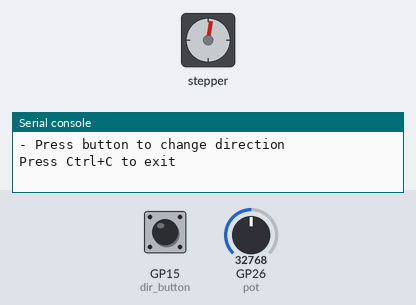
Bench run of a program on a simulated Raspberry Pi Pico running MicroPython. Parts: stepper motor, the last lines printed to the serial console. Inputs (shaded band) come from the test bench; at power-on: GP26 (pot) = 32768, GP15 (dir_button) LOW (analog values on the 0–65535 scale). The stepper is drawn at 2048 steps a turn.

Above: at 1.27 s.
1.3 s: GP26 (pot) set to 7864
At 2.1 s:
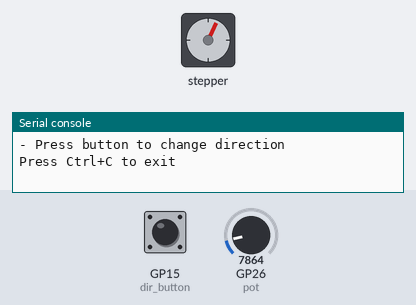
4.3 s: GP15 (dir_button) pulled HIGH for 0.15 s
At 4.41 s:
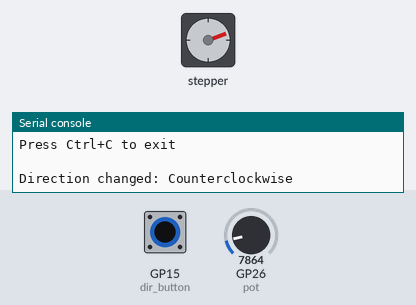
7.4 s: GP26 (pot) set to 0
At 8.12 s:
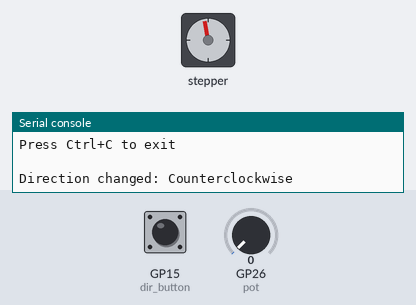
10.4 s: GP15 (dir_button) pulled HIGH for 1 s
At 10.55 s:
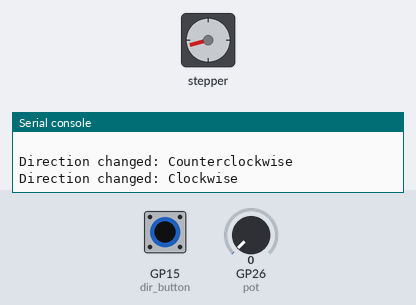
14.4 s: GP26 (pot) set to 19660
17.4 s: GP26 (pot) set to 32767
Timing chart, 0 to 21.4 s (numbered marks = the images above; inputs shaded):
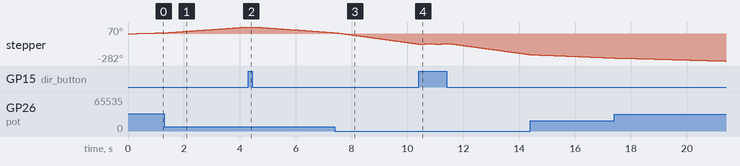

The program:

06_stepper_motor.py
```python
"""
Raspberry Pi Pico - Intermediate Program 6: Stepper Motor Control
================================================================

This program demonstrates how to control a stepper motor with different
stepping modes (full step, half step, microstepping) and speed control.

Hardware required:
- Raspberry Pi Pico
- 28BYJ-48 stepper motor with ULN2003 driver board (or similar)
- Potentiometer (10K ohm) for speed control
- Pushbutton for direction control
- 10K ohm resistor (for button pull-down)
- Breadboard and jumper wires
- External 5V power supply for the motor (recommended)

Connections:
- Connect ULN2003 IN1 to GPIO pin 2
- Connect ULN2003 IN2 to GPIO pin 3
- Connect ULN2003 IN3 to GPIO pin 4
- Connect ULN2003 IN4 to GPIO pin 5
- Connect ULN2003 VCC to 5V (or external power supply)
- Connect ULN2003 GND to GND
- Connect potentiometer outer pins to 3.3V and GND
- Connect potentiometer middle pin to GPIO pin 26 (ADC0)
- Connect one side of button to 3.3V
- Connect the other side of button to GPIO pin 15 and to GND via 10K resistor

Note: If using an external power supply for the motor, make sure to connect
the ground of the power supply to the Pico's ground.

Instructions:
1. Set up the circuit as described above
2. Upload this program to the Pico
3. Turn the potentiometer to control the motor speed
4. Press the button to change the motor direction

Concepts covered:
- Stepper motor control principles
- Different stepping sequences
- Speed and direction control
- Motor driver interfacing
- Debouncing buttons
"""

import machine
import time
import utime

# Set up the stepper motor pins
in1 = machine.Pin(2, machine.Pin.OUT)
in2 = machine.Pin(3, machine.Pin.OUT)
in3 = machine.Pin(4, machine.Pin.OUT)
in4 = machine.Pin(5, machine.Pin.OUT)

# Set up the potentiometer for speed control
pot = machine.ADC(26)  # ADC0 on GPIO pin 26

# Set up the button for direction control
dir_button = machine.Pin(15, machine.Pin.IN)

# Initialize motor control variables
direction = 1  # 1 for clockwise, -1 for counterclockwise
last_button_time = 0  # For debouncing

# Define stepping sequences

# Full step sequence (highest torque)
FULL_STEP_SEQ = [
    [1, 0, 0, 0],
    [0, 1, 0, 0],
    [0, 0, 1, 0],
    [0, 0, 0, 1]
]

# Half step sequence (smoother motion)
HALF_STEP_SEQ = [
    [1, 0, 0, 0],
    [1, 1, 0, 0],
    [0, 1, 0, 0],
    [0, 1, 1, 0],
    [0, 0, 1, 0],
    [0, 0, 1, 1],
    [0, 0, 0, 1],
    [1, 0, 0, 1]
]

# Wave drive sequence (less torque, less power consumption)
WAVE_DRIVE_SEQ = [
    [1, 0, 0, 0],
    [0, 1, 0, 0],
    [0, 0, 1, 0],
    [0, 0, 0, 1]
]

# Choose which sequence to use
# STEP_SEQ = FULL_STEP_SEQ
STEP_SEQ = HALF_STEP_SEQ
# STEP_SEQ = WAVE_DRIVE_SEQ

# Current position in the sequence
step_counter = 0

def set_motor_pins(step):
    """Set the motor pins according to the current step in the sequence"""
    in1.value(step[0])
    in2.value(step[1])
    in3.value(step[2])
    in4.value(step[3])

def turn_off_motor():
    """Turn off all motor pins to save power and prevent overheating"""
    in1.value(0)
    in2.value(0)
    in3.value(0)
    in4.value(0)

def check_direction_button():
    """Check if the direction button is pressed and change direction"""
    global direction, last_button_time

    if dir_button.value() == 1:
        # Debounce
        current_time = utime.ticks_ms()
        if utime.ticks_diff(current_time, last_button_time) > 300:
            # Change direction
            direction *= -1
            print(f"Direction changed: {'Clockwise' if direction > 0 else 'Counterclockwise'}")
            last_button_time = current_time
            time.sleep(0.2)  # Additional debounce delay

def read_speed():
    """Read the potentiometer and convert to a delay value (ms)"""
    pot_value = pot.read_u16()
    # Map 16-bit ADC value (0-65535) to delay (2-20 ms)
    # Lower delay = faster speed
    delay_ms = 2 + (pot_value / 65535) * 18
    return delay_ms

try:
    print("Stepper Motor Control Demo")
    print("=========================")
    print("- Turn potentiometer to control speed")
    print("- Press button to change direction")
    print("Press Ctrl+C to exit")
    print()

    while True:
        # Check for direction change
        check_direction_button()

        # Read speed from potentiometer
        delay = read_speed()

        # Get the current step in the sequence
        step = STEP_SEQ[step_counter]

        # Set the motor pins
        set_motor_pins(step)

        # Calculate the next step based on direction
        if direction > 0:
            step_counter = (step_counter + 1) % len(STEP_SEQ)
        else:
            step_counter = (step_counter - 1) % len(STEP_SEQ)

        # Delay determines the motor speed
        time.sleep(delay / 1000)  # Convert ms to seconds

except KeyboardInterrupt:
    # Clean up on exit
    turn_off_motor()
    print("\nProgram stopped")
```
